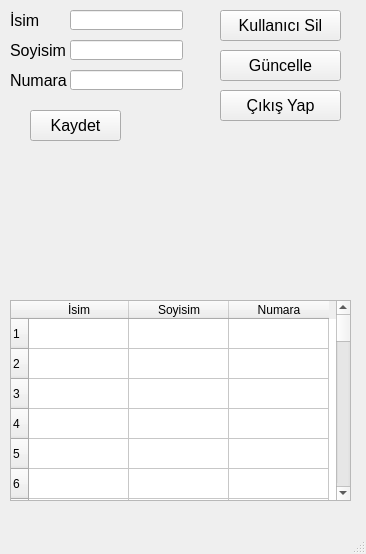
<?xml version="1.0" encoding="UTF-8"?>
<ui version="4.0">
 <class>MainWindow</class>
 <widget class="QMainWindow" name="MainWindow">
  <property name="geometry">
   <rect>
    <x>0</x>
    <y>0</y>
    <width>366</width>
    <height>554</height>
   </rect>
  </property>
  <property name="windowTitle">
   <string>MainWindow</string>
  </property>
  <widget class="QWidget" name="centralwidget">
   <widget class="QTableWidget" name="tableWidget">
    <property name="geometry">
     <rect>
      <x>10</x>
      <y>300</y>
      <width>341</width>
      <height>201</height>
     </rect>
    </property>
    <row>
     <property name="text">
      <string>1</string>
     </property>
    </row>
    <row>
     <property name="text">
      <string>2</string>
     </property>
    </row>
    <row>
     <property name="text">
      <string>3</string>
     </property>
    </row>
    <row>
     <property name="text">
      <string>4</string>
     </property>
    </row>
    <row>
     <property name="text">
      <string>5</string>
     </property>
    </row>
    <row>
     <property name="text">
      <string>6</string>
     </property>
    </row>
    <row>
     <property name="text">
      <string>7</string>
     </property>
    </row>
    <row>
     <property name="text">
      <string>8</string>
     </property>
    </row>
    <row>
     <property name="text">
      <string>9</string>
     </property>
    </row>
    <row>
     <property name="text">
      <string>10</string>
     </property>
    </row>
    <row>
     <property name="text">
      <string>11</string>
     </property>
    </row>
    <row>
     <property name="text">
      <string>12</string>
     </property>
    </row>
    <row>
     <property name="text">
      <string>13</string>
     </property>
    </row>
    <row>
     <property name="text">
      <string>14</string>
     </property>
    </row>
    <row>
     <property name="text">
      <string>15</string>
     </property>
    </row>
    <row>
     <property name="text">
      <string>16</string>
     </property>
    </row>
    <row>
     <property name="text">
      <string>17</string>
     </property>
    </row>
    <row>
     <property name="text">
      <string>18</string>
     </property>
    </row>
    <row>
     <property name="text">
      <string>19</string>
     </property>
    </row>
    <row>
     <property name="text">
      <string>20</string>
     </property>
    </row>
    <row>
     <property name="text">
      <string>21</string>
     </property>
    </row>
    <row>
     <property name="text">
      <string>22</string>
     </property>
    </row>
    <row>
     <property name="text">
      <string>23</string>
     </property>
    </row>
    <row>
     <property name="text">
      <string>24</string>
     </property>
    </row>
    <row>
     <property name="text">
      <string>25</string>
     </property>
    </row>
    <row>
     <property name="text">
      <string>26</string>
     </property>
    </row>
    <row>
     <property name="text">
      <string>27</string>
     </property>
    </row>
    <row>
     <property name="text">
      <string>28</string>
     </property>
    </row>
    <row>
     <property name="text">
      <string>29</string>
     </property>
    </row>
    <row>
     <property name="text">
      <string>30</string>
     </property>
    </row>
    <row>
     <property name="text">
      <string>31</string>
     </property>
    </row>
    <row>
     <property name="text">
      <string>32</string>
     </property>
    </row>
    <row>
     <property name="text">
      <string>33</string>
     </property>
    </row>
    <row>
     <property name="text">
      <string>34</string>
     </property>
    </row>
    <row>
     <property name="text">
      <string>35</string>
     </property>
    </row>
    <row>
     <property name="text">
      <string>36</string>
     </property>
    </row>
    <row>
     <property name="text">
      <string>37</string>
     </property>
    </row>
    <row>
     <property name="text">
      <string>38</string>
     </property>
    </row>
    <row>
     <property name="text">
      <string>39</string>
     </property>
    </row>
    <row>
     <property name="text">
      <string>40</string>
     </property>
    </row>
    <row>
     <property name="text">
      <string>41</string>
     </property>
    </row>
    <row>
     <property name="text">
      <string>42</string>
     </property>
    </row>
    <row>
     <property name="text">
      <string>43</string>
     </property>
    </row>
    <row>
     <property name="text">
      <string>44</string>
     </property>
    </row>
    <row>
     <property name="text">
      <string>45</string>
     </property>
    </row>
    <row>
     <property name="text">
      <string>46</string>
     </property>
    </row>
    <row>
     <property name="text">
      <string>47</string>
     </property>
    </row>
    <row>
     <property name="text">
      <string>48</string>
     </property>
    </row>
    <row>
     <property name="text">
      <string>50</string>
     </property>
    </row>
    <column>
     <property name="text">
      <string>İsim</string>
     </property>
    </column>
    <column>
     <property name="text">
      <string>Soyisim</string>
     </property>
    </column>
    <column>
     <property name="text">
      <string>Numara</string>
     </property>
    </column>
   </widget>
   <widget class="QLabel" name="label">
    <property name="geometry">
     <rect>
      <x>10</x>
      <y>10</y>
      <width>61</width>
      <height>20</height>
     </rect>
    </property>
    <property name="font">
     <font>
      <pointsize>12</pointsize>
     </font>
    </property>
    <property name="text">
     <string>İsim</string>
    </property>
   </widget>
   <widget class="QLineEdit" name="lneisim">
    <property name="geometry">
     <rect>
      <x>70</x>
      <y>10</y>
      <width>113</width>
      <height>20</height>
     </rect>
    </property>
   </widget>
   <widget class="QLineEdit" name="lnesoyisim">
    <property name="geometry">
     <rect>
      <x>70</x>
      <y>40</y>
      <width>113</width>
      <height>20</height>
     </rect>
    </property>
   </widget>
   <widget class="QLineEdit" name="lnenumara">
    <property name="geometry">
     <rect>
      <x>70</x>
      <y>70</y>
      <width>113</width>
      <height>20</height>
     </rect>
    </property>
   </widget>
   <widget class="QLabel" name="label_2">
    <property name="geometry">
     <rect>
      <x>10</x>
      <y>40</y>
      <width>61</width>
      <height>20</height>
     </rect>
    </property>
    <property name="font">
     <font>
      <pointsize>12</pointsize>
     </font>
    </property>
    <property name="text">
     <string>Soyisim</string>
    </property>
   </widget>
   <widget class="QLabel" name="label_3">
    <property name="geometry">
     <rect>
      <x>10</x>
      <y>70</y>
      <width>61</width>
      <height>20</height>
     </rect>
    </property>
    <property name="font">
     <font>
      <pointsize>12</pointsize>
     </font>
    </property>
    <property name="text">
     <string>Numara</string>
    </property>
   </widget>
   <widget class="QPushButton" name="btnkaydet">
    <property name="geometry">
     <rect>
      <x>30</x>
      <y>110</y>
      <width>91</width>
      <height>31</height>
     </rect>
    </property>
    <property name="font">
     <font>
      <pointsize>12</pointsize>
     </font>
    </property>
    <property name="text">
     <string>Kaydet</string>
    </property>
   </widget>
   <widget class="QPushButton" name="btnsil">
    <property name="geometry">
     <rect>
      <x>220</x>
      <y>10</y>
      <width>121</width>
      <height>31</height>
     </rect>
    </property>
    <property name="font">
     <font>
      <pointsize>12</pointsize>
     </font>
    </property>
    <property name="text">
     <string>Kullanıcı Sil</string>
    </property>
   </widget>
   <widget class="QPushButton" name="btnguncelle">
    <property name="geometry">
     <rect>
      <x>220</x>
      <y>50</y>
      <width>121</width>
      <height>31</height>
     </rect>
    </property>
    <property name="font">
     <font>
      <pointsize>12</pointsize>
     </font>
    </property>
    <property name="text">
     <string>Güncelle</string>
    </property>
   </widget>
   <widget class="QPushButton" name="btncikis">
    <property name="geometry">
     <rect>
      <x>220</x>
      <y>90</y>
      <width>121</width>
      <height>31</height>
     </rect>
    </property>
    <property name="font">
     <font>
      <pointsize>12</pointsize>
     </font>
    </property>
    <property name="text">
     <string>Çıkış Yap</string>
    </property>
   </widget>
  </widget>
  <widget class="QMenuBar" name="menubar">
   <property name="geometry">
    <rect>
     <x>0</x>
     <y>0</y>
     <width>366</width>
     <height>21</height>
    </rect>
   </property>
  </widget>
  <widget class="QStatusBar" name="statusbar"/>
 </widget>
 <resources/>
 <connections/>
</ui>
